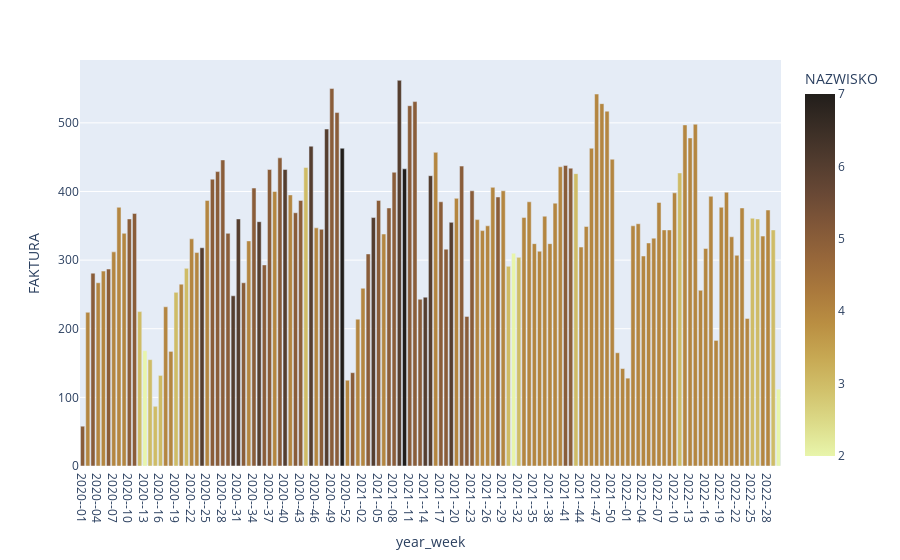

Source (notebook cell):
### Code cell
tmp=df_zamowienia.groupby(['czy_z_kuponow','year_week']).agg({'FAKTURA':'nunique',
                                                          'NAZWISKO':'nunique'}).reset_index()
px.bar(tmp.loc[tmp['czy_z_kuponow']=='tak'],
      x='year_week',
      y='FAKTURA',
      color='NAZWISKO',
      color_continuous_scale='turbid')

### Figure 1 — Plotly figure (JSON) as saved in the notebook; plotly's stock layout.template omitted (floating-point values rounded to 4 significant figures; data arrays with more than 128 entries replaced by an {"elided": "..."} marker saying what was removed)
{"data": [{"alignmentgroup": "True", "hovertemplate": "year_week=%{x}<br>FAKTURA=%{y}<br>NAZWISKO=%{marker.color}<extra></extra>", "legendgroup": "", "marker": {"color": {"elided": "135 int values"}, "coloraxis": "coloraxis", "pattern": {"shape": ""}}, "name": "", "offsetgroup": "", "orientation": "v", "showlegend": false, "textposition": "auto", "type": "bar", "x": {"elided": "135 str values"}, "xaxis": "x", "y": {"elided": "135 int values"}, "yaxis": "y"}], "layout": {"autosize": true, "barmode": "relative", "coloraxis": {"colorbar": {"title": {"text": "NAZWISKO"}}, "colorscale": [[0, "rgb(232, 245, 171)"], [0.09091, "rgb(220, 219, 137)"], [0.1818, "rgb(209, 193, 107)"], [0.2727, "rgb(199, 168, 83)"], [0.3636, "rgb(186, 143, 66)"], [0.4545, "rgb(170, 121, 60)"], [0.5455, "rgb(151, 103, 58)"], [0.6364, "rgb(129, 87, 56)"], [0.7273, "rgb(104, 72, 53)"], [0.8182, "rgb(80, 59, 46)"], [0.9091, "rgb(57, 45, 37)"], [1, "rgb(34, 30, 27)"]]}, "legend": {"tracegroupgap": 0}, "margin": {"t": 60}, "xaxis": {"anchor": "y", "autorange": true, "domain": [0, 1], "range": [-0.5, 134.5], "title": {"text": "year_week"}, "type": "category"}, "yaxis": {"anchor": "x", "autorange": true, "domain": [0, 1], "range": [0, 591.6], "title": {"text": "FAKTURA"}, "type": "linear"}}}
